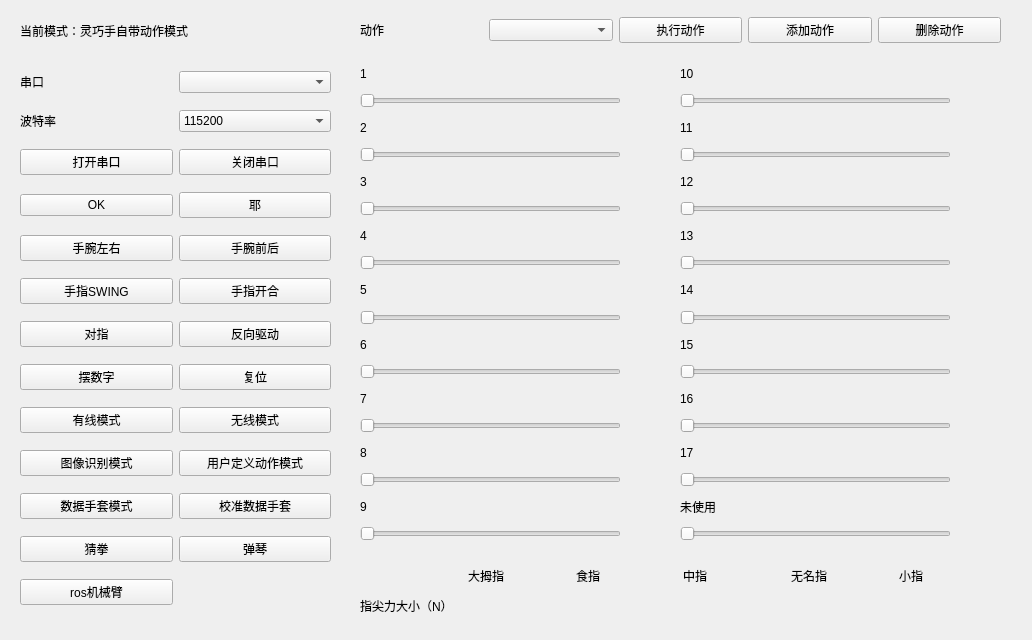
<?xml version="1.0" encoding="UTF-8"?>
<ui version="4.0">
 <class>Widget</class>
 <widget class="QWidget" name="Widget">
  <property name="geometry">
   <rect>
    <x>0</x>
    <y>0</y>
    <width>1032</width>
    <height>640</height>
   </rect>
  </property>
  <property name="windowTitle">
   <string>Widget</string>
  </property>
  <widget class="QWidget" name="gridLayoutWidget">
   <property name="geometry">
    <rect>
     <x>20</x>
     <y>60</y>
     <width>311</width>
     <height>561</height>
    </rect>
   </property>
   <layout class="QGridLayout" name="gridLayout">
    <item row="8" column="0">
     <widget class="QPushButton" name="modeWire">
      <property name="text">
       <string>有线模式</string>
      </property>
     </widget>
    </item>
    <item row="3" column="0">
     <widget class="QPushButton" name="actionOK">
      <property name="text">
       <string>OK</string>
      </property>
     </widget>
    </item>
    <item row="10" column="0">
     <widget class="QPushButton" name="modeGolve">
      <property name="text">
       <string>数据手套模式</string>
      </property>
     </widget>
    </item>
    <item row="8" column="1">
     <widget class="QPushButton" name="modeWireless">
      <property name="text">
       <string>无线模式</string>
      </property>
     </widget>
    </item>
    <item row="11" column="1">
     <widget class="QPushButton" name="modePiano">
      <property name="text">
       <string>弹琴</string>
      </property>
     </widget>
    </item>
    <item row="1" column="1">
     <widget class="QComboBox" name="baudrateBox">
      <item>
       <property name="text">
        <string>115200</string>
       </property>
      </item>
      <item>
       <property name="text">
        <string>921600</string>
       </property>
      </item>
     </widget>
    </item>
    <item row="7" column="0">
     <widget class="QPushButton" name="actionACTION33">
      <property name="text">
       <string>摆数字</string>
      </property>
     </widget>
    </item>
    <item row="10" column="1">
     <widget class="QPushButton" name="golveAdjustButton">
      <property name="text">
       <string>校准数据手套</string>
      </property>
     </widget>
    </item>
    <item row="9" column="1">
     <widget class="QPushButton" name="modeEveryAction">
      <property name="text">
       <string>用户定义动作模式</string>
      </property>
     </widget>
    </item>
    <item row="6" column="1">
     <widget class="QPushButton" name="actionBACKMOVE">
      <property name="text">
       <string>反向驱动</string>
      </property>
     </widget>
    </item>
    <item row="4" column="1">
     <widget class="QPushButton" name="actionWRISTFRONTANDBACK">
      <property name="text">
       <string>手腕前后</string>
      </property>
     </widget>
    </item>
    <item row="2" column="1">
     <widget class="QPushButton" name="closeButton">
      <property name="text">
       <string>关闭串口</string>
      </property>
     </widget>
    </item>
    <item row="4" column="0">
     <widget class="QPushButton" name="actionWRISTLEFTANDRIGHT">
      <property name="text">
       <string>手腕左右</string>
      </property>
     </widget>
    </item>
    <item row="9" column="0">
     <widget class="QPushButton" name="modeCamera">
      <property name="text">
       <string>图像识别模式</string>
      </property>
     </widget>
    </item>
    <item row="7" column="1">
     <widget class="QPushButton" name="actionRESUME">
      <property name="text">
       <string>复位</string>
      </property>
     </widget>
    </item>
    <item row="2" column="0">
     <widget class="QPushButton" name="openButton">
      <property name="text">
       <string>打开串口</string>
      </property>
     </widget>
    </item>
    <item row="11" column="0">
     <widget class="QPushButton" name="modeRock">
      <property name="text">
       <string>猜拳</string>
      </property>
     </widget>
    </item>
    <item row="1" column="0">
     <widget class="QLabel" name="baudrateLabel">
      <property name="text">
       <string>波特率</string>
      </property>
     </widget>
    </item>
    <item row="0" column="0">
     <widget class="QLabel" name="serialLabel">
      <property name="text">
       <string>串口</string>
      </property>
     </widget>
    </item>
    <item row="0" column="1">
     <widget class="QComboBox" name="serialBox"/>
    </item>
    <item row="3" column="1">
     <widget class="QPushButton" name="actionYEAH">
      <property name="text">
       <string>耶</string>
      </property>
     </widget>
    </item>
    <item row="5" column="0">
     <widget class="QPushButton" name="actionSWING">
      <property name="text">
       <string>手指SWING</string>
      </property>
     </widget>
    </item>
    <item row="5" column="1">
     <widget class="QPushButton" name="actionWIDEANDSHRINK">
      <property name="text">
       <string>手指开合</string>
      </property>
     </widget>
    </item>
    <item row="6" column="0">
     <widget class="QPushButton" name="actionPOINTFINGER">
      <property name="text">
       <string>对指</string>
      </property>
     </widget>
    </item>
    <item row="12" column="0">
     <widget class="QPushButton" name="modeObject">
      <property name="text">
       <string>ros机械臂</string>
      </property>
     </widget>
    </item>
   </layout>
  </widget>
  <widget class="QWidget" name="gridLayoutWidget_2">
   <property name="geometry">
    <rect>
     <x>360</x>
     <y>10</y>
     <width>641</width>
     <height>41</height>
    </rect>
   </property>
   <layout class="QGridLayout" name="gridLayout_2">
    <item row="0" column="1">
     <widget class="QComboBox" name="actionBox"/>
    </item>
    <item row="0" column="2">
     <widget class="QPushButton" name="actButton">
      <property name="text">
       <string>执行动作</string>
      </property>
     </widget>
    </item>
    <item row="0" column="3">
     <widget class="QPushButton" name="addActionButton">
      <property name="text">
       <string>添加动作</string>
      </property>
     </widget>
    </item>
    <item row="0" column="4">
     <widget class="QPushButton" name="deleteActionButton">
      <property name="text">
       <string>删除动作</string>
      </property>
     </widget>
    </item>
    <item row="0" column="0">
     <widget class="QLabel" name="label">
      <property name="text">
       <string>动作</string>
      </property>
     </widget>
    </item>
   </layout>
  </widget>
  <widget class="QWidget" name="verticalLayoutWidget">
   <property name="geometry">
    <rect>
     <x>360</x>
     <y>60</y>
     <width>261</width>
     <height>481</height>
    </rect>
   </property>
   <layout class="QVBoxLayout" name="verticalLayout">
    <item>
     <widget class="QLabel" name="label_2">
      <property name="text">
       <string>1</string>
      </property>
     </widget>
    </item>
    <item>
     <widget class="QSlider" name="actionSlider1">
      <property name="maximum">
       <number>2000</number>
      </property>
      <property name="orientation">
       <enum>Qt::Orientation::Horizontal</enum>
      </property>
     </widget>
    </item>
    <item>
     <widget class="QLabel" name="label_3">
      <property name="text">
       <string>2</string>
      </property>
     </widget>
    </item>
    <item>
     <widget class="QSlider" name="actionSlider2">
      <property name="maximum">
       <number>2000</number>
      </property>
      <property name="orientation">
       <enum>Qt::Orientation::Horizontal</enum>
      </property>
     </widget>
    </item>
    <item>
     <widget class="QLabel" name="label_4">
      <property name="text">
       <string>3</string>
      </property>
     </widget>
    </item>
    <item>
     <widget class="QSlider" name="actionSlider3">
      <property name="maximum">
       <number>2000</number>
      </property>
      <property name="orientation">
       <enum>Qt::Orientation::Horizontal</enum>
      </property>
     </widget>
    </item>
    <item>
     <widget class="QLabel" name="label_5">
      <property name="text">
       <string>4</string>
      </property>
     </widget>
    </item>
    <item>
     <widget class="QSlider" name="actionSlider4">
      <property name="maximum">
       <number>2000</number>
      </property>
      <property name="orientation">
       <enum>Qt::Orientation::Horizontal</enum>
      </property>
     </widget>
    </item>
    <item>
     <widget class="QLabel" name="label_6">
      <property name="text">
       <string>5</string>
      </property>
     </widget>
    </item>
    <item>
     <widget class="QSlider" name="actionSlider5">
      <property name="maximum">
       <number>2000</number>
      </property>
      <property name="orientation">
       <enum>Qt::Orientation::Horizontal</enum>
      </property>
     </widget>
    </item>
    <item>
     <widget class="QLabel" name="label_7">
      <property name="text">
       <string>6</string>
      </property>
     </widget>
    </item>
    <item>
     <widget class="QSlider" name="actionSlider6">
      <property name="maximum">
       <number>2000</number>
      </property>
      <property name="orientation">
       <enum>Qt::Orientation::Horizontal</enum>
      </property>
     </widget>
    </item>
    <item>
     <widget class="QLabel" name="label_8">
      <property name="text">
       <string>7</string>
      </property>
     </widget>
    </item>
    <item>
     <widget class="QSlider" name="actionSlider7">
      <property name="maximum">
       <number>2000</number>
      </property>
      <property name="orientation">
       <enum>Qt::Orientation::Horizontal</enum>
      </property>
     </widget>
    </item>
    <item>
     <widget class="QLabel" name="label_9">
      <property name="text">
       <string>8</string>
      </property>
     </widget>
    </item>
    <item>
     <widget class="QSlider" name="actionSlider8">
      <property name="maximum">
       <number>2000</number>
      </property>
      <property name="orientation">
       <enum>Qt::Orientation::Horizontal</enum>
      </property>
     </widget>
    </item>
    <item>
     <widget class="QLabel" name="label_10">
      <property name="text">
       <string>9</string>
      </property>
     </widget>
    </item>
    <item>
     <widget class="QSlider" name="actionSlider9">
      <property name="maximum">
       <number>2000</number>
      </property>
      <property name="orientation">
       <enum>Qt::Orientation::Horizontal</enum>
      </property>
     </widget>
    </item>
   </layout>
  </widget>
  <widget class="QWidget" name="verticalLayoutWidget_2">
   <property name="geometry">
    <rect>
     <x>620</x>
     <y>60</y>
     <width>51</width>
     <height>481</height>
    </rect>
   </property>
   <layout class="QVBoxLayout" name="verticalLayout_2">
    <item>
     <widget class="QLabel" name="actionLabel1">
      <property name="text">
       <string/>
      </property>
     </widget>
    </item>
    <item>
     <widget class="QLabel" name="actionLabel2">
      <property name="text">
       <string/>
      </property>
     </widget>
    </item>
    <item>
     <widget class="QLabel" name="actionLabel3">
      <property name="text">
       <string/>
      </property>
     </widget>
    </item>
    <item>
     <widget class="QLabel" name="actionLabel4">
      <property name="text">
       <string/>
      </property>
     </widget>
    </item>
    <item>
     <widget class="QLabel" name="actionLabel5">
      <property name="text">
       <string/>
      </property>
     </widget>
    </item>
    <item>
     <widget class="QLabel" name="actionLabel6">
      <property name="text">
       <string/>
      </property>
     </widget>
    </item>
    <item>
     <widget class="QLabel" name="actionLabel7">
      <property name="text">
       <string/>
      </property>
     </widget>
    </item>
    <item>
     <widget class="QLabel" name="actionLabel8">
      <property name="text">
       <string/>
      </property>
     </widget>
    </item>
    <item>
     <widget class="QLabel" name="actionLabel9">
      <property name="text">
       <string/>
      </property>
     </widget>
    </item>
   </layout>
  </widget>
  <widget class="QWidget" name="verticalLayoutWidget_3">
   <property name="geometry">
    <rect>
     <x>680</x>
     <y>60</y>
     <width>271</width>
     <height>481</height>
    </rect>
   </property>
   <layout class="QVBoxLayout" name="verticalLayout_3">
    <item>
     <widget class="QLabel" name="label_20">
      <property name="text">
       <string>10</string>
      </property>
     </widget>
    </item>
    <item>
     <widget class="QSlider" name="actionSlider10">
      <property name="maximum">
       <number>2000</number>
      </property>
      <property name="orientation">
       <enum>Qt::Orientation::Horizontal</enum>
      </property>
     </widget>
    </item>
    <item>
     <widget class="QLabel" name="label_21">
      <property name="text">
       <string>11</string>
      </property>
     </widget>
    </item>
    <item>
     <widget class="QSlider" name="actionSlider11">
      <property name="maximum">
       <number>2000</number>
      </property>
      <property name="orientation">
       <enum>Qt::Orientation::Horizontal</enum>
      </property>
     </widget>
    </item>
    <item>
     <widget class="QLabel" name="label_22">
      <property name="text">
       <string>12</string>
      </property>
     </widget>
    </item>
    <item>
     <widget class="QSlider" name="actionSlider12">
      <property name="maximum">
       <number>2000</number>
      </property>
      <property name="orientation">
       <enum>Qt::Orientation::Horizontal</enum>
      </property>
     </widget>
    </item>
    <item>
     <widget class="QLabel" name="label_23">
      <property name="text">
       <string>13</string>
      </property>
     </widget>
    </item>
    <item>
     <widget class="QSlider" name="actionSlider13">
      <property name="maximum">
       <number>180</number>
      </property>
      <property name="orientation">
       <enum>Qt::Orientation::Horizontal</enum>
      </property>
     </widget>
    </item>
    <item>
     <widget class="QLabel" name="label_24">
      <property name="text">
       <string>14</string>
      </property>
     </widget>
    </item>
    <item>
     <widget class="QSlider" name="actionSlider14">
      <property name="maximum">
       <number>180</number>
      </property>
      <property name="orientation">
       <enum>Qt::Orientation::Horizontal</enum>
      </property>
     </widget>
    </item>
    <item>
     <widget class="QLabel" name="label_25">
      <property name="text">
       <string>15</string>
      </property>
     </widget>
    </item>
    <item>
     <widget class="QSlider" name="actionSlider15">
      <property name="maximum">
       <number>180</number>
      </property>
      <property name="orientation">
       <enum>Qt::Orientation::Horizontal</enum>
      </property>
     </widget>
    </item>
    <item>
     <widget class="QLabel" name="label_26">
      <property name="text">
       <string>16</string>
      </property>
     </widget>
    </item>
    <item>
     <widget class="QSlider" name="actionSlider16">
      <property name="maximum">
       <number>180</number>
      </property>
      <property name="orientation">
       <enum>Qt::Orientation::Horizontal</enum>
      </property>
     </widget>
    </item>
    <item>
     <widget class="QLabel" name="label_27">
      <property name="text">
       <string>17</string>
      </property>
     </widget>
    </item>
    <item>
     <widget class="QSlider" name="actionSlider17">
      <property name="maximum">
       <number>180</number>
      </property>
      <property name="orientation">
       <enum>Qt::Orientation::Horizontal</enum>
      </property>
     </widget>
    </item>
    <item>
     <widget class="QLabel" name="label_28">
      <property name="text">
       <string>未使用</string>
      </property>
     </widget>
    </item>
    <item>
     <widget class="QSlider" name="actionSlider18">
      <property name="maximum">
       <number>180</number>
      </property>
      <property name="orientation">
       <enum>Qt::Orientation::Horizontal</enum>
      </property>
     </widget>
    </item>
   </layout>
  </widget>
  <widget class="QWidget" name="verticalLayoutWidget_4">
   <property name="geometry">
    <rect>
     <x>950</x>
     <y>60</y>
     <width>51</width>
     <height>481</height>
    </rect>
   </property>
   <layout class="QVBoxLayout" name="verticalLayout_4">
    <item>
     <widget class="QLabel" name="actionLabel10">
      <property name="text">
       <string/>
      </property>
     </widget>
    </item>
    <item>
     <widget class="QLabel" name="actionLabel11">
      <property name="text">
       <string/>
      </property>
     </widget>
    </item>
    <item>
     <widget class="QLabel" name="actionLabel12">
      <property name="text">
       <string/>
      </property>
     </widget>
    </item>
    <item>
     <widget class="QLabel" name="actionLabel13">
      <property name="text">
       <string/>
      </property>
     </widget>
    </item>
    <item>
     <widget class="QLabel" name="actionLabel14">
      <property name="text">
       <string/>
      </property>
     </widget>
    </item>
    <item>
     <widget class="QLabel" name="actionLabel15">
      <property name="text">
       <string/>
      </property>
     </widget>
    </item>
    <item>
     <widget class="QLabel" name="actionLabel16">
      <property name="text">
       <string/>
      </property>
     </widget>
    </item>
    <item>
     <widget class="QLabel" name="actionLabel17">
      <property name="text">
       <string/>
      </property>
     </widget>
    </item>
    <item>
     <widget class="QLabel" name="actionLabel18">
      <property name="text">
       <string/>
      </property>
     </widget>
    </item>
   </layout>
  </widget>
  <widget class="QWidget" name="verticalLayoutWidget_5">
   <property name="geometry">
    <rect>
     <x>20</x>
     <y>10</y>
     <width>311</width>
     <height>41</height>
    </rect>
   </property>
   <layout class="QVBoxLayout" name="verticalLayout_5">
    <item>
     <widget class="QLabel" name="modeLabel">
      <property name="text">
       <string>当前模式：灵巧手自带动作模式</string>
      </property>
     </widget>
    </item>
   </layout>
  </widget>
  <widget class="QWidget" name="horizontalLayoutWidget">
   <property name="geometry">
    <rect>
     <x>360</x>
     <y>590</y>
     <width>641</width>
     <height>31</height>
    </rect>
   </property>
   <layout class="QHBoxLayout" name="horizontalLayout">
    <item>
     <widget class="QLabel" name="label_11">
      <property name="text">
       <string>指尖力大小（N）</string>
      </property>
     </widget>
    </item>
    <item>
     <widget class="QLabel" name="ADCLabel1">
      <property name="text">
       <string/>
      </property>
     </widget>
    </item>
    <item>
     <widget class="QLabel" name="ADCLabel2">
      <property name="text">
       <string/>
      </property>
     </widget>
    </item>
    <item>
     <widget class="QLabel" name="ADCLabel3">
      <property name="text">
       <string/>
      </property>
     </widget>
    </item>
    <item>
     <widget class="QLabel" name="ADCLabel4">
      <property name="text">
       <string/>
      </property>
     </widget>
    </item>
    <item>
     <widget class="QLabel" name="ADCLabel5">
      <property name="text">
       <string/>
      </property>
     </widget>
    </item>
   </layout>
  </widget>
  <widget class="QWidget" name="horizontalLayoutWidget_2">
   <property name="geometry">
    <rect>
     <x>360</x>
     <y>560</y>
     <width>641</width>
     <height>31</height>
    </rect>
   </property>
   <layout class="QHBoxLayout" name="horizontalLayout_2">
    <item>
     <widget class="QLabel" name="label_12">
      <property name="text">
       <string/>
      </property>
     </widget>
    </item>
    <item>
     <widget class="QLabel" name="label_13">
      <property name="text">
       <string>大拇指</string>
      </property>
     </widget>
    </item>
    <item>
     <widget class="QLabel" name="label_14">
      <property name="text">
       <string>食指</string>
      </property>
     </widget>
    </item>
    <item>
     <widget class="QLabel" name="label_15">
      <property name="text">
       <string>中指</string>
      </property>
     </widget>
    </item>
    <item>
     <widget class="QLabel" name="label_16">
      <property name="text">
       <string>无名指</string>
      </property>
     </widget>
    </item>
    <item>
     <widget class="QLabel" name="label_17">
      <property name="text">
       <string>小指</string>
      </property>
     </widget>
    </item>
   </layout>
  </widget>
 </widget>
 <resources/>
 <connections/>
</ui>
